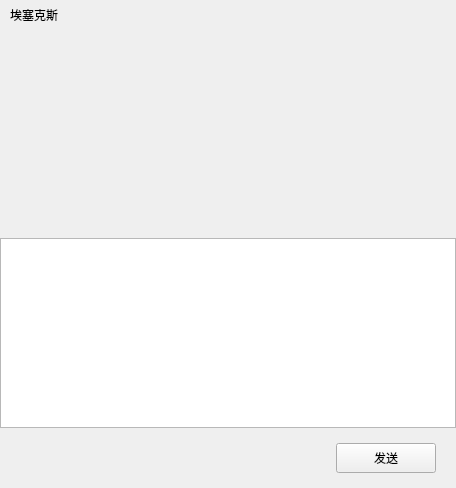
<?xml version="1.0" encoding="UTF-8"?>
<ui version="4.0">
 <class>ChatPageClass</class>
 <widget class="QWidget" name="ChatPageClass">
  <property name="geometry">
   <rect>
    <x>0</x>
    <y>0</y>
    <width>456</width>
    <height>488</height>
   </rect>
  </property>
  <property name="windowTitle">
   <string>ChatPage</string>
  </property>
  <layout class="QVBoxLayout" name="verticalLayout">
   <property name="leftMargin">
    <number>0</number>
   </property>
   <property name="topMargin">
    <number>0</number>
   </property>
   <property name="rightMargin">
    <number>0</number>
   </property>
   <property name="bottomMargin">
    <number>0</number>
   </property>
   <item>
    <widget class="QWidget" name="widget_chat" native="true">
     <layout class="QVBoxLayout" name="verticalLayout_4" stretch="0,0,0,0,2">
      <property name="spacing">
       <number>0</number>
      </property>
      <property name="leftMargin">
       <number>0</number>
      </property>
      <property name="topMargin">
       <number>0</number>
      </property>
      <property name="rightMargin">
       <number>0</number>
      </property>
      <property name="bottomMargin">
       <number>0</number>
      </property>
      <item>
       <widget class="QWidget" name="widget_title" native="true">
        <layout class="QHBoxLayout" name="horizontalLayout">
         <property name="leftMargin">
          <number>0</number>
         </property>
         <property name="topMargin">
          <number>0</number>
         </property>
         <property name="rightMargin">
          <number>0</number>
         </property>
         <property name="bottomMargin">
          <number>0</number>
         </property>
         <item>
          <layout class="QHBoxLayout" name="horizontalLayout_3">
           <item>
            <spacer name="horizontalSpacer">
             <property name="orientation">
              <enum>Qt::Orientation::Horizontal</enum>
             </property>
             <property name="sizeType">
              <enum>QSizePolicy::Policy::Fixed</enum>
             </property>
             <property name="sizeHint" stdset="0">
              <size>
               <width>10</width>
               <height>20</height>
              </size>
             </property>
            </spacer>
           </item>
           <item>
            <widget class="QLabel" name="label_title">
             <property name="sizePolicy">
              <sizepolicy hsizetype="Preferred" vsizetype="Fixed">
               <horstretch>0</horstretch>
               <verstretch>0</verstretch>
              </sizepolicy>
             </property>
             <property name="minimumSize">
              <size>
               <width>0</width>
               <height>30</height>
              </size>
             </property>
             <property name="text">
              <string>埃塞克斯</string>
             </property>
            </widget>
           </item>
          </layout>
         </item>
        </layout>
       </widget>
      </item>
      <item>
       <widget class="ChatView" name="widget_chatView" native="true">
        <property name="sizePolicy">
         <sizepolicy hsizetype="Preferred" vsizetype="Expanding">
          <horstretch>0</horstretch>
          <verstretch>0</verstretch>
         </sizepolicy>
        </property>
        <property name="minimumSize">
         <size>
          <width>0</width>
          <height>150</height>
         </size>
        </property>
       </widget>
      </item>
      <item>
       <widget class="QWidget" name="widget_tool" native="true">
        <property name="sizePolicy">
         <sizepolicy hsizetype="Preferred" vsizetype="Fixed">
          <horstretch>0</horstretch>
          <verstretch>0</verstretch>
         </sizepolicy>
        </property>
        <property name="minimumSize">
         <size>
          <width>0</width>
          <height>30</height>
         </size>
        </property>
        <property name="maximumSize">
         <size>
          <width>16777215</width>
          <height>60</height>
         </size>
        </property>
        <layout class="QHBoxLayout" name="horizontalLayout_4">
         <property name="spacing">
          <number>7</number>
         </property>
         <property name="leftMargin">
          <number>0</number>
         </property>
         <property name="topMargin">
          <number>0</number>
         </property>
         <property name="rightMargin">
          <number>0</number>
         </property>
         <property name="bottomMargin">
          <number>0</number>
         </property>
         <item>
          <spacer name="horizontalSpacer_2">
           <property name="orientation">
            <enum>Qt::Orientation::Horizontal</enum>
           </property>
           <property name="sizeType">
            <enum>QSizePolicy::Policy::Fixed</enum>
           </property>
           <property name="sizeHint" stdset="0">
            <size>
             <width>20</width>
             <height>5</height>
            </size>
           </property>
          </spacer>
         </item>
         <item>
          <widget class="ClickedLabel" name="label_emo">
           <property name="sizePolicy">
            <sizepolicy hsizetype="Fixed" vsizetype="Preferred">
             <horstretch>0</horstretch>
             <verstretch>0</verstretch>
            </sizepolicy>
           </property>
           <property name="minimumSize">
            <size>
             <width>25</width>
             <height>25</height>
            </size>
           </property>
           <property name="maximumSize">
            <size>
             <width>25</width>
             <height>25</height>
            </size>
           </property>
           <property name="text">
            <string/>
           </property>
          </widget>
         </item>
         <item>
          <spacer name="horizontalSpacer_4">
           <property name="orientation">
            <enum>Qt::Orientation::Horizontal</enum>
           </property>
           <property name="sizeType">
            <enum>QSizePolicy::Policy::Fixed</enum>
           </property>
           <property name="sizeHint" stdset="0">
            <size>
             <width>20</width>
             <height>5</height>
            </size>
           </property>
          </spacer>
         </item>
         <item>
          <widget class="ClickedLabel" name="label_file">
           <property name="sizePolicy">
            <sizepolicy hsizetype="Fixed" vsizetype="Preferred">
             <horstretch>0</horstretch>
             <verstretch>0</verstretch>
            </sizepolicy>
           </property>
           <property name="minimumSize">
            <size>
             <width>25</width>
             <height>25</height>
            </size>
           </property>
           <property name="maximumSize">
            <size>
             <width>25</width>
             <height>25</height>
            </size>
           </property>
           <property name="text">
            <string/>
           </property>
          </widget>
         </item>
         <item>
          <spacer name="horizontalSpacer_3">
           <property name="orientation">
            <enum>Qt::Orientation::Horizontal</enum>
           </property>
           <property name="sizeHint" stdset="0">
            <size>
             <width>20</width>
             <height>300</height>
            </size>
           </property>
          </spacer>
         </item>
        </layout>
       </widget>
      </item>
      <item>
       <widget class="MessageTextEdit" name="textEdit_chat">
        <property name="minimumSize">
         <size>
          <width>0</width>
          <height>50</height>
         </size>
        </property>
       </widget>
      </item>
      <item>
       <widget class="QWidget" name="widget_chatBtn" native="true">
        <property name="sizePolicy">
         <sizepolicy hsizetype="Preferred" vsizetype="Fixed">
          <horstretch>0</horstretch>
          <verstretch>0</verstretch>
         </sizepolicy>
        </property>
        <property name="minimumSize">
         <size>
          <width>0</width>
          <height>60</height>
         </size>
        </property>
        <property name="maximumSize">
         <size>
          <width>16777215</width>
          <height>60</height>
         </size>
        </property>
        <layout class="QHBoxLayout" name="horizontalLayout_5">
         <property name="leftMargin">
          <number>0</number>
         </property>
         <property name="topMargin">
          <number>0</number>
         </property>
         <property name="rightMargin">
          <number>0</number>
         </property>
         <property name="bottomMargin">
          <number>0</number>
         </property>
         <item>
          <spacer name="horizontalSpacer_5">
           <property name="orientation">
            <enum>Qt::Orientation::Horizontal</enum>
           </property>
           <property name="sizeHint" stdset="0">
            <size>
             <width>20</width>
             <height>40</height>
            </size>
           </property>
          </spacer>
         </item>
         <item>
          <widget class="ClickedButton" name="button_send">
           <property name="minimumSize">
            <size>
             <width>100</width>
             <height>30</height>
            </size>
           </property>
           <property name="maximumSize">
            <size>
             <width>100</width>
             <height>30</height>
            </size>
           </property>
           <property name="text">
            <string>发送</string>
           </property>
          </widget>
         </item>
         <item>
          <spacer name="horizontalSpacer_7">
           <property name="orientation">
            <enum>Qt::Orientation::Vertical</enum>
           </property>
           <property name="sizeType">
            <enum>QSizePolicy::Policy::Fixed</enum>
           </property>
           <property name="sizeHint" stdset="0">
            <size>
             <width>20</width>
             <height>20</height>
            </size>
           </property>
          </spacer>
         </item>
        </layout>
       </widget>
      </item>
     </layout>
    </widget>
   </item>
  </layout>
 </widget>
 <layoutdefault spacing="6" margin="11"/>
 <customwidgets>
  <customwidget>
   <class>ClickedButton</class>
   <extends>QPushButton</extends>
   <header>clickedbutton.h</header>
  </customwidget>
  <customwidget>
   <class>ClickedLabel</class>
   <extends>QLabel</extends>
   <header>clickedlabel.h</header>
  </customwidget>
  <customwidget>
   <class>ChatView</class>
   <extends>QWidget</extends>
   <header>chatview.h</header>
   <container>1</container>
  </customwidget>
  <customwidget>
   <class>MessageTextEdit</class>
   <extends>QTextEdit</extends>
   <header>messagetextedit.h</header>
  </customwidget>
 </customwidgets>
 <resources/>
 <connections/>
</ui>
